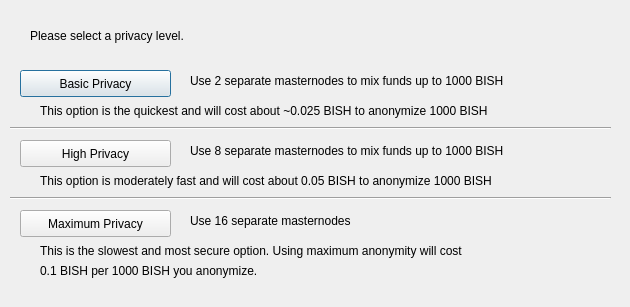
<?xml version="1.0" encoding="UTF-8"?>
<ui version="4.0">
 <class>DarksendConfig</class>
 <widget class="QDialog" name="DarksendConfig">
  <property name="geometry">
   <rect>
    <x>0</x>
    <y>0</y>
    <width>630</width>
    <height>307</height>
   </rect>
  </property>
  <property name="windowTitle">
   <string>Configure PrivateSend</string>
  </property>
  <widget class="QPushButton" name="buttonBasic">
   <property name="geometry">
    <rect>
     <x>20</x>
     <y>70</y>
     <width>151</width>
     <height>27</height>
    </rect>
   </property>
   <property name="text">
    <string>Basic Privacy</string>
   </property>
  </widget>
  <widget class="QPushButton" name="buttonHigh">
   <property name="geometry">
    <rect>
     <x>20</x>
     <y>140</y>
     <width>151</width>
     <height>27</height>
    </rect>
   </property>
   <property name="text">
    <string>High Privacy</string>
   </property>
  </widget>
  <widget class="QPushButton" name="buttonMax">
   <property name="geometry">
    <rect>
     <x>20</x>
     <y>210</y>
     <width>151</width>
     <height>27</height>
    </rect>
   </property>
   <property name="text">
    <string>Maximum Privacy</string>
   </property>
  </widget>
  <widget class="QLabel" name="label">
   <property name="geometry">
    <rect>
     <x>30</x>
     <y>20</y>
     <width>571</width>
     <height>31</height>
    </rect>
   </property>
   <property name="text">
    <string>Please select a privacy level.</string>
   </property>
  </widget>
  <widget class="QLabel" name="label_2">
   <property name="geometry">
    <rect>
     <x>190</x>
     <y>70</y>
     <width>421</width>
     <height>21</height>
    </rect>
   </property>
   <property name="text">
    <string>Use 2 separate masternodes to mix funds up to 1000 BISH</string>
   </property>
  </widget>
  <widget class="QLabel" name="label_3">
   <property name="geometry">
    <rect>
     <x>190</x>
     <y>140</y>
     <width>411</width>
     <height>21</height>
    </rect>
   </property>
   <property name="text">
    <string>Use 8 separate masternodes to mix funds up to 1000 BISH</string>
   </property>
  </widget>
  <widget class="QLabel" name="label_4">
   <property name="geometry">
    <rect>
     <x>190</x>
     <y>210</y>
     <width>421</width>
     <height>21</height>
    </rect>
   </property>
   <property name="text">
    <string>Use 16 separate masternodes</string>
   </property>
  </widget>
  <widget class="QLabel" name="label_6">
   <property name="geometry">
    <rect>
     <x>40</x>
     <y>100</y>
     <width>561</width>
     <height>21</height>
    </rect>
   </property>
   <property name="text">
    <string>This option is the quickest and will cost about ~0.025 BISH to anonymize 1000 BISH</string>
   </property>
  </widget>
  <widget class="QLabel" name="label_7">
   <property name="geometry">
    <rect>
     <x>40</x>
     <y>170</y>
     <width>561</width>
     <height>21</height>
    </rect>
   </property>
   <property name="text">
    <string>This option is moderately fast and will cost about 0.05 BISH to anonymize 1000 BISH</string>
   </property>
  </widget>
  <widget class="QLabel" name="label_8">
   <property name="geometry">
    <rect>
     <x>40</x>
     <y>240</y>
     <width>561</width>
     <height>21</height>
    </rect>
   </property>
   <property name="text">
    <string>This is the slowest and most secure option. Using maximum anonymity will cost</string>
   </property>
  </widget>
  <widget class="QLabel" name="label_9">
   <property name="geometry">
    <rect>
     <x>40</x>
     <y>260</y>
     <width>561</width>
     <height>21</height>
    </rect>
   </property>
   <property name="text">
    <string>0.1 BISH per 1000 BISH you anonymize.</string>
   </property>
  </widget>
  <widget class="Line" name="line">
   <property name="geometry">
    <rect>
     <x>10</x>
     <y>120</y>
     <width>601</width>
     <height>16</height>
    </rect>
   </property>
   <property name="orientation">
    <enum>Qt::Horizontal</enum>
   </property>
  </widget>
  <widget class="Line" name="line_2">
   <property name="geometry">
    <rect>
     <x>10</x>
     <y>190</y>
     <width>601</width>
     <height>16</height>
    </rect>
   </property>
   <property name="orientation">
    <enum>Qt::Horizontal</enum>
   </property>
  </widget>
 </widget>
 <resources/>
 <connections/>
</ui>
